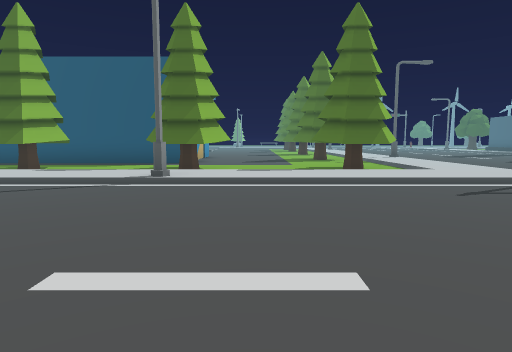
view 1 (above)

21 first-person views from a walk through a scene from a Unity 3-D project. The camera is 1.3 m above the floor, tilts 6° down and sees 75° across. The floor is counted in squares, 2 m on a side. Each view is taken from the middle of a square. On the plan, view 1 faces up. The plan holds only what a view shows up to about 10 squares ahead; the rest is blank. The place goes on beyond the plan. The player character is not drawn.

view 2
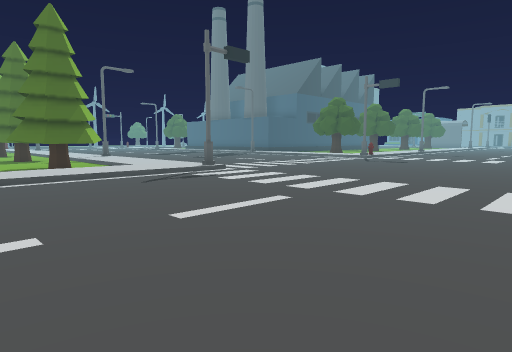

view 3
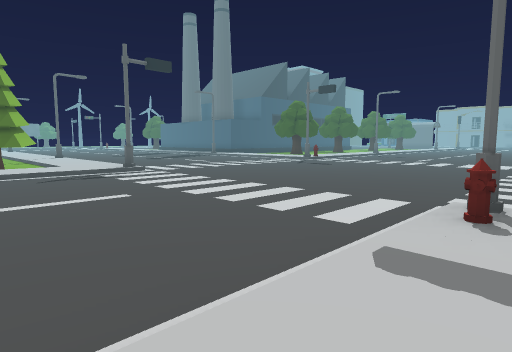

view 4
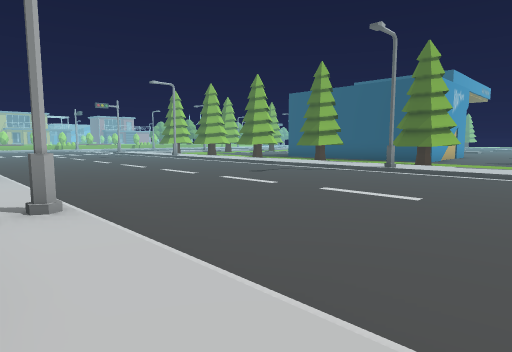

view 5
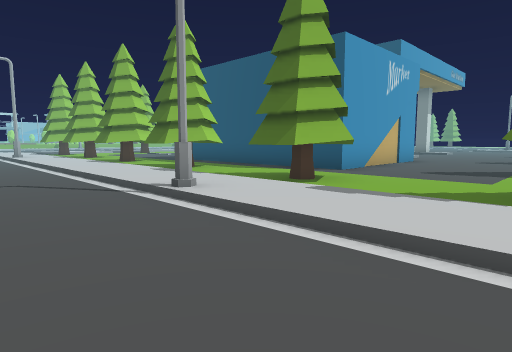

view 6
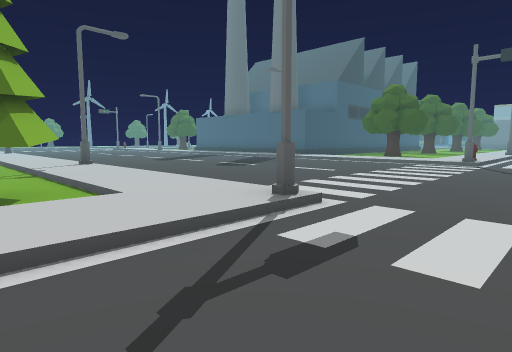

view 7
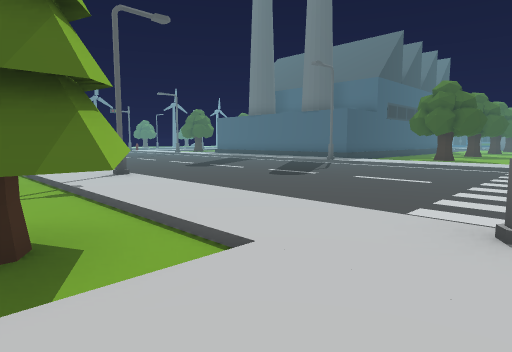

view 8
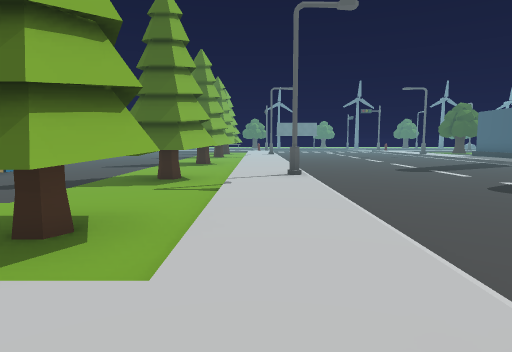

view 9
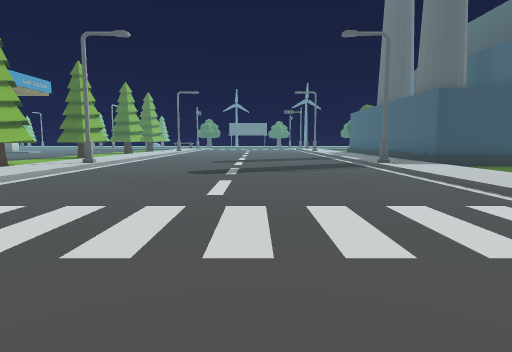

view 10
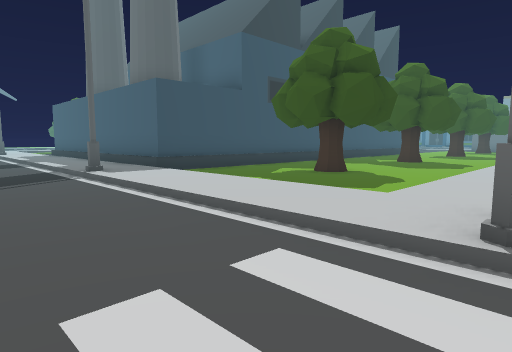

view 11
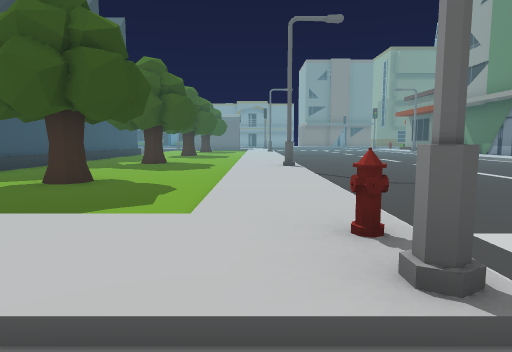

view 12
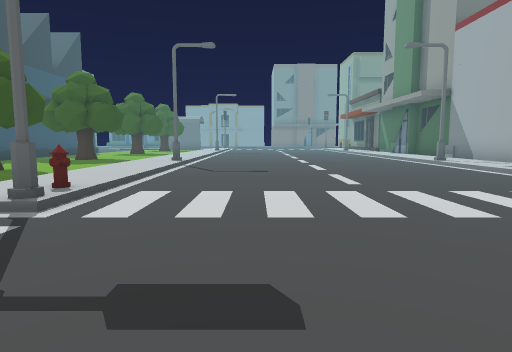

view 13
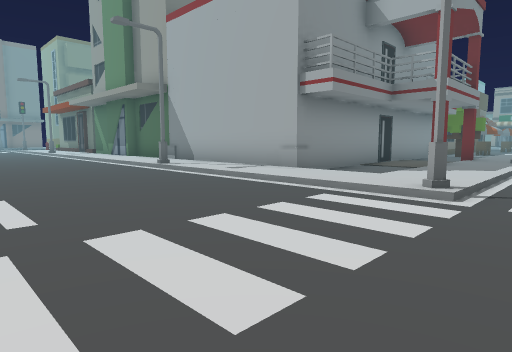

view 14
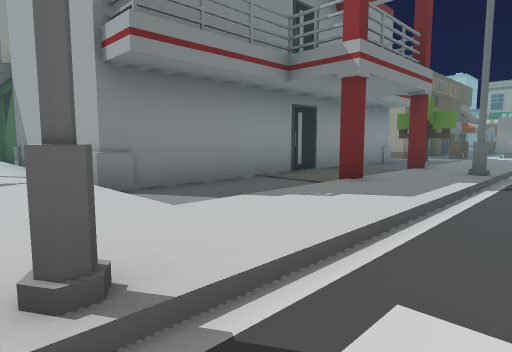

view 15
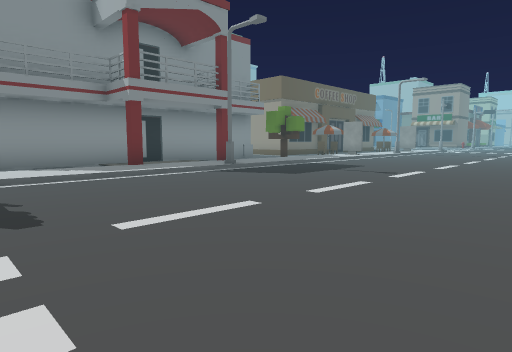

view 16
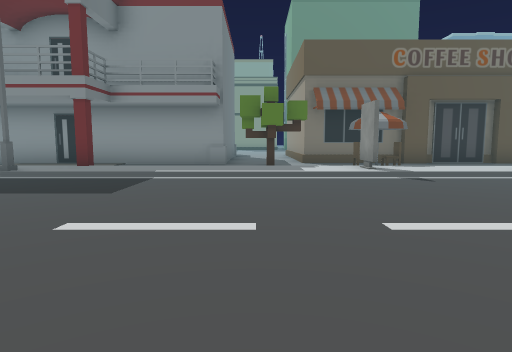

view 17
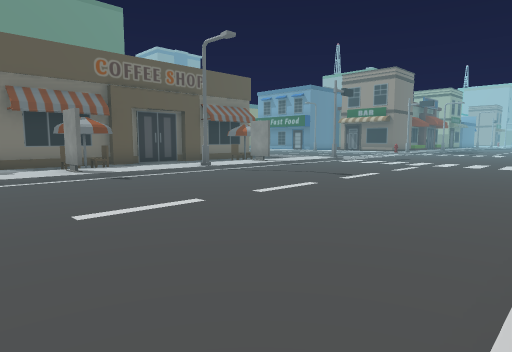

view 18
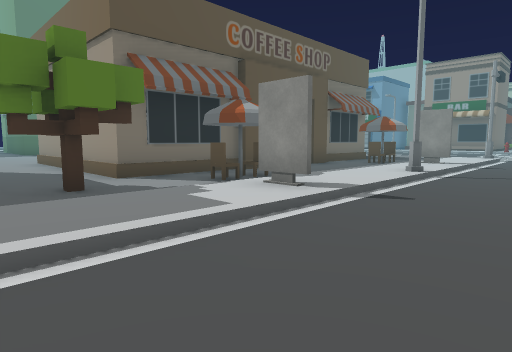

view 19
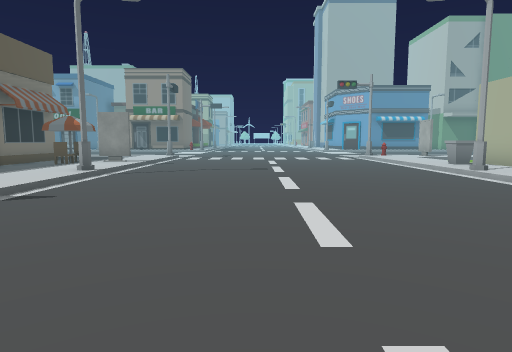

view 20
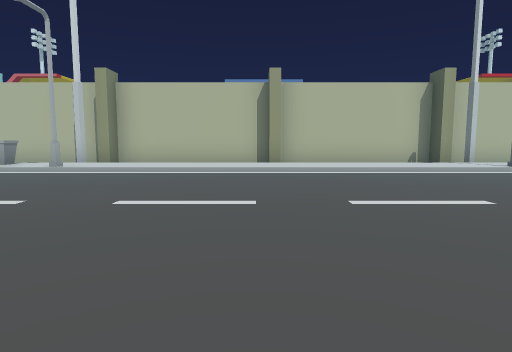

view 21
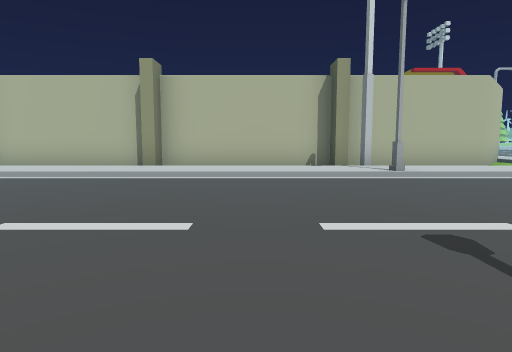

### Floor plan
Key: @ floor where view 1 was taken; # wall or solid block; . main floor; : floor 0.25 m higher than the main floor; / step, stairs or slope; T tree; S streetlight; H hydrant; B building; I billboard; O other object.
Columns run from 8 left of view 1 to 22 right of it. Each row starts with its distance up from view 1.
 15        ... .:/....../:B
 14        .....:/....../:BB
 13       #.....:/....../:BBBB
 12       #...TT:/....../:BBBBBBB
 11       #...TT:S......S:........
 10  ######.....:/....../:........
  9  ...........:/....../:..T....T
  8 T.TT..TT..TT:/....../:........
  7 T.TT..TT..TT:/....../:........
  6 :::::::::::::/....../:::::::::
  5 //////S//////#....../H////S///
  4 ..............................
  3   ............................
  2  .............................
  1 ..............................
  0 ........@......................
 -1 ...............................
 -2 //////S/////H/......#/////S///
 -3       :::::::/....../:::::::::
 -4          #.   ....../:..#####BB
 -5          ##   ....../:..#
 -6           # :/....../:..#
 -7           # :/....../#..#
 -8           # :S......S:..#
 -9           ##:/....../#..#
-10           # :/....../:..#
-11           # :/....../:..#
-12           # :/....../:..#
-13           # :/....../:TT.....
-14           ##:/....../:........
-15           # :/....../I..######
-16           # :/....../:O.#
-17           # :/....../:..#
-18           ##:S......S:..#
-19           # :/....../:..#
-20           # O/....../:..#
-21           # :/....../I..#
-22           # :/....../:O.#
-23               ....  /:

Positions as (right, up) in squares from view 1, and headings:
1: (0, 0), facing up
2: (0, -1), facing up-right
3: (1, -3), facing up-right
4: (2, -3), facing up-left
5: (2, 3), facing up-left
6: (2, 3), facing up-right
7: (2, 5), facing up-right
8: (4, 5), facing up
9: (9, 3), facing up
10: (10, 5), facing up-right
11: (11, 6), facing right
12: (9, 3), facing right
13: (11, 2), facing down-right
14: (11, -2), facing down-right
15: (6, -3), facing down-right
16: (6, -13), facing right
17: (5, -13), facing down-right
18: (10, -12), facing down-right
19: (9, -12), facing down
20: (12, -14), facing left
21: (11, -11), facing left
